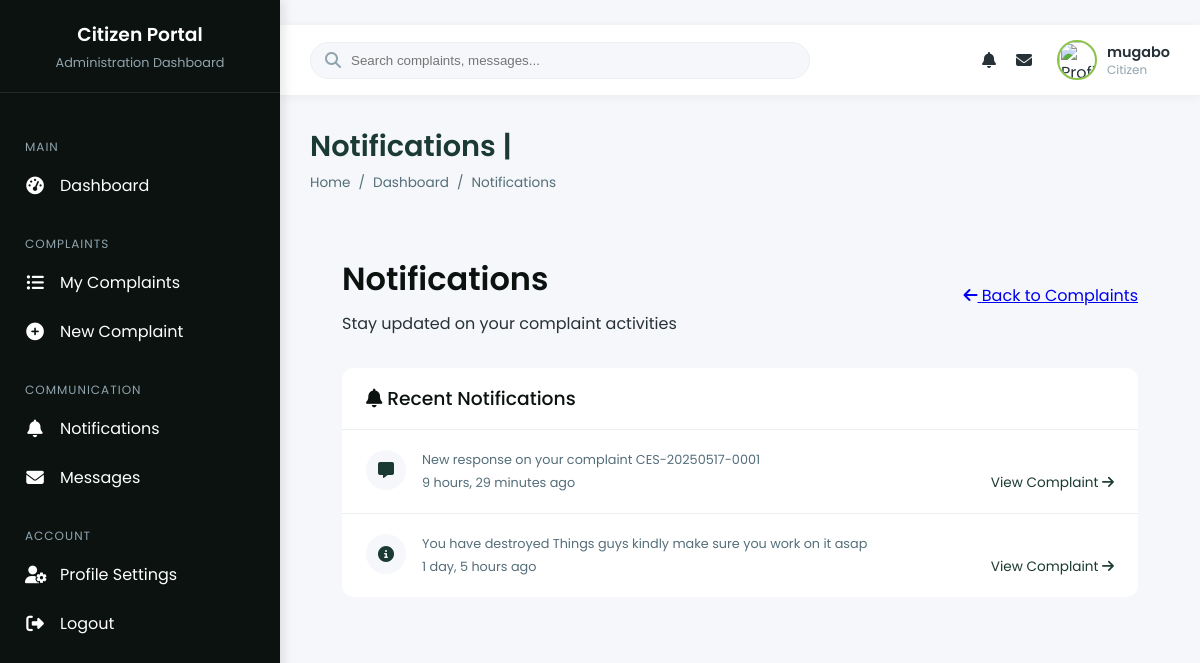
Screenshot of /notifications/ (signed in) with the database file from the repository.
### citizen_management/models.py (models this page shows, shortened)
class User(AbstractUser):
    ROLE_CHOICES = [
        ('citizen', 'Citizen'),
        ('agent', 'Agency Agent'),
        ('agency_admin', 'Agency Administrator'),
        ('super_admin', 'System Administrator'),
    ]
    role = models.CharField(max_length=20, choices=ROLE_CHOICES, default='citizen')
    phone = models.CharField(max_length=20, blank=True)
    profile_picture = models.ImageField(upload_to='profiles/', blank=True)
    email_verified\
        = models.BooleanField(default=False)
    last_login_ip = models.GenericIPAddressField(blank=True, null=True)

class Notification(models.Model):
    TYPE_CHOICES = [
        ('status_change', 'Status Change'),
        ('new_response', 'New Response'),
        ('assignment', 'New Assignment'),
        ('sla_warning', 'SLA Warning'),
        ('feedback_request', 'Feedback Request'),
    ]
    user = models.ForeignKey(
        User,
        on_delete=models.CASCADE,
        related_name='notifications'
    )
    complaint = models.ForeignKey(
        Complaint,
        on_delete=models.CASCADE,
        null=True,
        blank=True
    )
    notification_type = models.CharField(
        max_length=20,
        choices=TYPE_CHOICES
    )
    message = models.TextField()
    is_read = models.BooleanField(default=False)
    created_at = models.DateTimeField(auto_now_add=True)
    class Meta:
        ordering = ['-created_at']
        indexes = [
            models.Index(fields=['is_read']),
        ]

### citizen_management/views.py (the view)
# urls.py: path('notifications/', views.notification_list, name='notification_list'),
@login_required
def notification_list(request):
    notifications = Notification.objects.filter(user=request.user).order_by('-created_at')
    if request.method == 'GET':
        unread_notifications = notifications.filter(is_read=False)
        unread_notifications.update(is_read=True)
    paginator = Paginator(notifications, 20)
    page_number = request.GET.get('page')
    page_obj = paginator.get_page(page_number)
    context = {
        'notifications': page_obj,
        'unread_count': Notification.objects.filter(user=request.user, is_read=False).count(),
        'is_paginated': page_obj.has_other_pages(),
        'page_obj': page_obj,
    }
    return render(request, 'citizen_dashboard/notifications.html', context)

### citizen_management/models.py (called while the page is built)
    def get_absolute_url(self):
        return reverse('complaint_detail', kwargs={'ticket_number': self.ticket_number})

### templates/citizen_dashboard/notifications.html (shortened to what this page needs)
﻿{% extends "citizen_dashboard/citizen_base.html" %}
{% block page_title %}Notifications | {{ request.user.get_full_name }}{% endblock %}
{% block breadcrumbs %}
<li class="breadcrumb-item"><a href="{% url 'complaint_list' %}">Dashboard</a></li>
<li class="breadcrumb-item active">Notifications</li>
{% endblock %}
{% block content %}
<div class="notifications-container">
    <div class="page-header">
        <div>
            <h1 class="page-title">Notifications</h1>
            <p class="text-muted">Stay updated on your complaint activities</p>
        </div>
        <div class="page-actions">
            <a href="{% url 'complaint_list' %}" class="btn btn-outline-secondary">
                <i class="fas fa-arrow-left mr-1"></i> Back to Complaints
            </a>
        </div>
    </div>
    <div class="notifications-list">
        <div class="notifications-header">
            <h3 class="notifications-title">
                <i class="fas fa-bell mr-1"></i> Recent Notifications
            </h3>
        </div>
        {% if notifications %}
            {% for notification in notifications %}
            <div class="notification-item {% if not notification.is_read %}unread{% endif %}"
                 data-notification-id="{{ notification.id }}">
                <div class="notification-icon">
                    {% if notification.notification_type == 'status_update' %}
                    <i class="fas fa-exchange-alt"></i>
                    {% elif notification.notification_type == 'new_response' %}
                    <i class="fas fa-comment-alt"></i>
                    {% elif notification.notification_type == 'assigned' %}
                    <i class="fas fa-user-tie"></i>
                    {% else %}
                    <i class="fas fa-info-circle"></i>
                    {% endif %}
                </div>
                <div class="notification-content">
                    <div class="notification-message">
                        {{ notification.message }}
                    </div>
                    <div class="notification-meta">
                        <span class="notification-time">
                            {{ notification.created_at|timesince }} ago
                        </span>
                        {% if notification.complaint %}
                        <a href="{{ notification.complaint.get_absolute_url }}" class="notification-complaint">
                            View Complaint <i class="fas fa-arrow-right"></i>
                        </a>
                        {% endif %}
                    </div>
                </div>
            </div>
            {% endfor %}
        {% endif %}
    </div>
</div>
{% endblock %}

### templates/citizen_dashboard/citizen_base.html (shortened to what this page needs)
<!DOCTYPE html>
{% load static %}
<html lang="en">
<head>
    <link rel="stylesheet" href="https://cdnjs.cloudflare.com/ajax/libs/font-awesome/6.4.0/css/all.min.css">
</head>
<body>
    <div class="app-container">
        <aside class="sidebar">
            <div class="sidebar-header">
                <h3>Citizen Portal</h3>
                <p>Administration Dashboard</p>
            </div>
            <div class="sidebar-menu">
                <div class="menu-category">Main</div>
                <a href="{% url 'citizen_admin' %}" class="menu-item {% if request.resolver_match.url_name == 'citizen_dashboard' %}active{% endif %}">
                    <i class="fas fa-tachometer-alt"></i>
                    <span>Dashboard</span>
                </a>
                <div class="menu-category">Complaints</div>
                <a href="{% url 'complaint_list' %}" class="menu-item {% if request.resolver_match.url_name == 'citizen_complaints' %}active{% endif %}">
                    <i class="fas fa-list-ul"></i>
                    <span>My Complaints</span>
                </a>
                <a href="{% url 'submit_complaint' %}" class="menu-item {% if request.resolver_match.url_name == 'citizen_complaint_create' %}active{% endif %}">
                    <i class="fas fa-plus-circle"></i>
                    <span>New Complaint</span>
                </a>
                <div class="menu-category">Communication</div>
                <a href="{% url 'notification_list' %}" class="menu-item {% if request.resolver_match.url_name == 'citizen_notifications' %}active{% endif %}">
                    <i class="fas fa-bell"></i>
                    <span>Notifications</span>
                </a>
                <a href="#" class="menu-item">
                    <i class="fas fa-envelope"></i>
                    <span>Messages</span>
                </a>
                <div class="menu-category">Account</div>
                <a href="#" class="menu-item {% if request.resolver_match.url_name == 'citizen_profile_update' %}active{% endif %}">
                    <i class="fas fa-user-cog"></i>
                    <span>Profile Settings</span>
                </a>
                <a href="#" class="menu-item">
                    <i class="fas fa-sign-out-alt"></i>
                    <span>Logout</span>
                </a>
            </div>
        </aside>
        <div class="main-content">
            <nav class="top-nav">
                <div class="search-bar">
                    <i class="fas fa-search"></i>
                    <input type="text" placeholder="Search complaints, messages...">
                </div>
                <div class="nav-actions">
                    <div class="nav-item dropdown" id="notifications-dropdown">
                        <i class="fas fa-bell"></i>
                    </div>
                    <div class="nav-item dropdown" id="messages-dropdown">
                        <i class="fas fa-envelope"></i>
                    </div>
                    <div class="user-profile dropdown" id="profile-dropdown">
                        <img src="" alt="Profile">
                        <div class="user-info">
                            <div class="user-name">{{ user.get_full_name|default:user.username }}</div>
                            <div class="user-role">Citizen</div>
                        </div>
                    </div>
                </div>
            </nav>
            <div class="content-wrapper">
                <div class="content-header">
                    <div class="content-title">
                        <h1>{% block page_title %}Dashboard{% endblock %}</h1>
                        <ul class="breadcrumb">
                            <li><a href="#">Home</a></li>
                            {% block breadcrumbs %}{% endblock %}
                        </ul>
                    </div>
                </div>
                {% block content %}{% endblock %}
            </div>
        </div>
    </div>
</body>
</html>

### templates/citizen_dashboard/citizen_base.html (style rules this page uses)
:root { --primary-dark: #0B1210; --primary-color: #1A3A32; --primary-light: #2D5E52; --secondary-color: #4CAF50; --accent-color: #8BC34A; --error-color: #FF5252; --success-color: #4CAF50; --warning-color: #FFC107; --text-dark: #263238; --text-medium: #546E7A; --text-light: #90A4AE; --bg-light: #F5F7FA; --border-color: #CFD8DC; --border-light: #ECEFF1; --white: #FFFFFF; }
* { margin: 0; padding: 0; box-sizing: border-box; }
body { font-family: 'Poppins', sans-serif; background-color: var(--bg-light); color: var(--text-dark); overflow-x: hidden; }
.app-container { display: flex; min-height: 100vh; }
.sidebar { width: 280px; background: var(--primary-dark); color: var(--white); height: 100vh; position: fixed; transition: all 0.3s ease; z-index: 1000; top: 0; left: 0; box-shadow: 4px 0 10px rgba(0, 0, 0, 0.1); }
.sidebar-header { padding: 20px; border-bottom: 1px solid rgba(255, 255, 255, 0.1); text-align: center; }
.sidebar-header h3 { color: var(--white); font-weight: 600; margin-bottom: 5px; }
.sidebar-header p { color: var(--text-light); font-size: 0.8rem; }
.sidebar-menu { padding: 20px 0; }
.menu-category { color: var(--text-light); font-size: 0.75rem; text-transform: uppercase; letter-spacing: 1px; padding: 15px 25px 5px; margin-top: 10px; }
.menu-item { display: flex; align-items: center; padding: 12px 25px; color: var(--white); text-decoration: none; transition: all 0.3s ease; position: relative; overflow: hidden; }
.menu-item i { margin-right: 15px; font-size: 1.1rem; width: 20px; text-align: center; }
.main-content { flex: 1; margin-left: 280px; transition: all 0.3s ease; }
.top-nav { background: var(--white); padding: 0 30px; height: 70px; display: flex; align-items: center; justify-content: space-between; box-shadow: 0 2px 10px rgba(0, 0, 0, 0.05); position: sticky; top: 0; z-index: 100; }
.search-bar { flex: 1; max-width: 500px; position: relative; }
.search-bar input { width: 100%; padding: 10px 15px 10px 40px; border: 1px solid var(--border-light); border-radius: 30px; background: var(--bg-light); transition: all 0.3s ease; }
.search-bar i { position: absolute; left: 15px; top: 50%; transform: translateY(-50%); color: var(--text-light); }
.nav-actions { display: flex; align-items: center; }
.nav-item { margin-left: 20px; position: relative; cursor: pointer; }
.user-profile { display: flex; align-items: center; margin-left: 25px; }
.user-profile img { width: 40px; height: 40px; border-radius: 50%; object-fit: cover; margin-right: 10px; border: 2px solid var(--accent-color); }
.user-profile .user-info { line-height: 1.3; }
.user-profile .user-name { font-weight: 600; font-size: 0.9rem; }
.user-profile .user-role { font-size: 0.75rem; color: var(--text-light); }
.dropdown { position: relative; }
.notification-item { padding: 12px 15px; display: flex; align-items: flex-start; border-bottom: 1px solid var(--border-light); transition: all 0.3s ease; }
.notification-icon { width: 40px; height: 40px; border-radius: 50%; background: var(--bg-light); display: flex; align-items: center; justify-content: center; margin-right: 12px; flex-shrink: 0; }
.notification-icon i { color: var(--primary-color); }
.notification-content { flex: 1; }
.notification-message { font-size: 0.8rem; color: var(--text-medium); margin-bottom: 5px; }
.notification-time { font-size: 0.7rem; color: var(--text-light); }
.content-wrapper { padding: 30px; min-height: calc(100vh - 70px); }
.content-header { display: flex; justify-content: space-between; align-items: center; margin-bottom: 30px; }
.content-title h1 { font-size: 1.8rem; font-weight: 600; color: var(--primary-color); }
.content-title .breadcrumb { display: flex; list-style: none; padding: 0; margin-top: 5px; }
.content-title .breadcrumb li { font-size: 0.85rem; color: var(--text-medium); }
.content-title .breadcrumb li:after { content: '/'; margin: 0 8px; }
.content-title .breadcrumb li:last-child:after { content: ''; }
.content-title .breadcrumb li a { color: var(--text-medium); text-decoration: none; transition: all 0.3s ease; }

### rows the page displays
User: get_full_name "mugabo"
Notification: notification_type "new_response" (drawn), message "New response on your complaint CES-20250517-0001", created_at "9 hours, 29 minutes"
Notification: notification_type "sla_warning" (drawn), message "You have destroyed Things guys kindly make sure you work on it asap", created_at "1 day, 5 hours"
